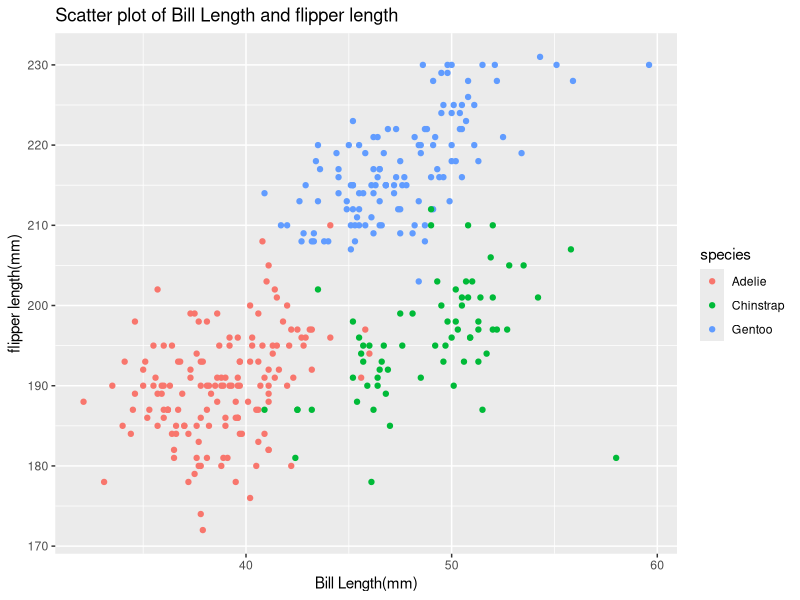
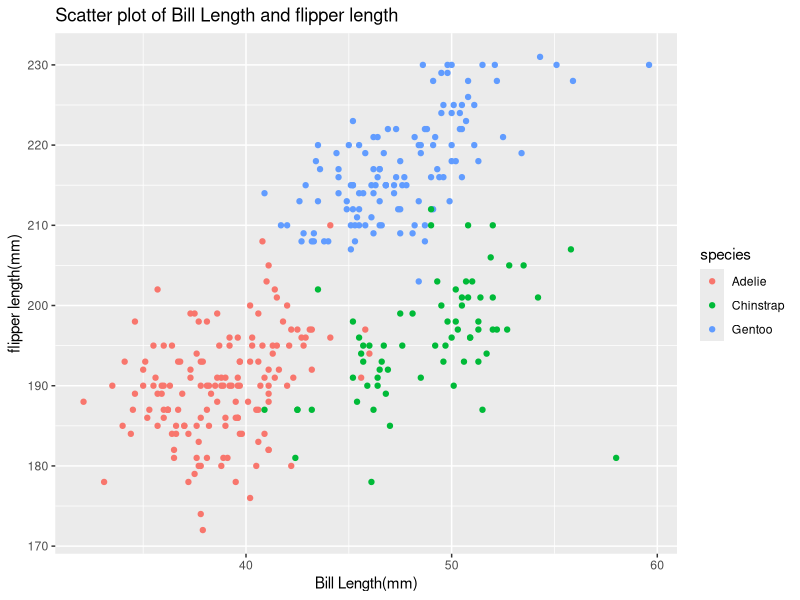

Write R code to recreate these figures, in order.
## ---- chunk 1
library(tidyverse)
## ---- chunk 2
data("penguins", package = "palmerpenguins")
## ---- chunk 3
colnames(penguins)
## ---- chunk 4
ggplot(penguins, aes(x = bill_length_mm, y = flipper_length_mm, color = species)) + geom_point() + labs(x = "Bill Length(mm)", y = "flipper length(mm)") +
  ggtitle("Scatter plot of Bill Length and flipper length")

ggsave("scatter_plot.pdf", height = 4, width = 6)
## ---- chunk 5

  df = tibble(
             sample = rnorm(10),
             vec_logical = sample > 0,
             vec_character = c('a','b','c','d','e','f','g','h','i','j'),
             vec_factor = factor(c("x","x","y","z","x","y","z","z","y","y"))
  )
## ---- chunk 6
  print(mean(pull(df, sample)))
  print(mean(pull(df, vec_logical)))
  print(mean(pull(df, vec_character)))
  print(mean(pull(df, vec_factor)))
## ---- chunk 7
  as.numeric(pull(df, vec_logical))
  as.numeric(pull(df, vec_character))
  as.numeric(pull(df, vec_factor))
